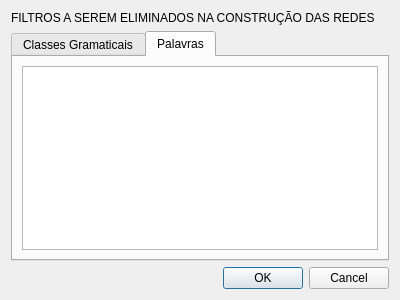
<?xml version="1.0" encoding="UTF-8"?>
<ui version="4.0">
 <class>config</class>
 <widget class="QDialog" name="config">
  <property name="geometry">
   <rect>
    <x>0</x>
    <y>0</y>
    <width>400</width>
    <height>300</height>
   </rect>
  </property>
  <property name="windowTitle">
   <string>Dialog</string>
  </property>
  <layout class="QVBoxLayout" name="verticalLayout">
   <item>
    <widget class="QLabel" name="label">
     <property name="text">
      <string>FILTROS A SEREM ELIMINADOS NA CONSTRUÇÃO DAS REDES</string>
     </property>
    </widget>
   </item>
   <item>
    <widget class="QTabWidget" name="tabWidget">
     <property name="currentIndex">
      <number>1</number>
     </property>
     <widget class="QWidget" name="tab">
      <attribute name="title">
       <string>Classes Gramaticais</string>
      </attribute>
      <layout class="QVBoxLayout" name="verticalLayout_3">
       <item>
        <widget class="QTextEdit" name="gramat"/>
       </item>
      </layout>
     </widget>
     <widget class="QWidget" name="tab_2">
      <attribute name="title">
       <string>Palavras</string>
      </attribute>
      <layout class="QVBoxLayout" name="verticalLayout_2">
       <item>
        <widget class="QTextEdit" name="palavr"/>
       </item>
      </layout>
     </widget>
    </widget>
   </item>
   <item>
    <widget class="QDialogButtonBox" name="buttonBox">
     <property name="orientation">
      <enum>Qt::Horizontal</enum>
     </property>
     <property name="standardButtons">
      <set>QDialogButtonBox::Cancel|QDialogButtonBox::Ok</set>
     </property>
    </widget>
   </item>
  </layout>
 </widget>
 <resources/>
 <connections>
  <connection>
   <sender>buttonBox</sender>
   <signal>accepted()</signal>
   <receiver>config</receiver>
   <slot>accept()</slot>
   <hints>
    <hint type="sourcelabel">
     <x>248</x>
     <y>254</y>
    </hint>
    <hint type="destinationlabel">
     <x>157</x>
     <y>274</y>
    </hint>
   </hints>
  </connection>
  <connection>
   <sender>buttonBox</sender>
   <signal>rejected()</signal>
   <receiver>config</receiver>
   <slot>reject()</slot>
   <hints>
    <hint type="sourcelabel">
     <x>316</x>
     <y>260</y>
    </hint>
    <hint type="destinationlabel">
     <x>286</x>
     <y>274</y>
    </hint>
   </hints>
  </connection>
 </connections>
</ui>
